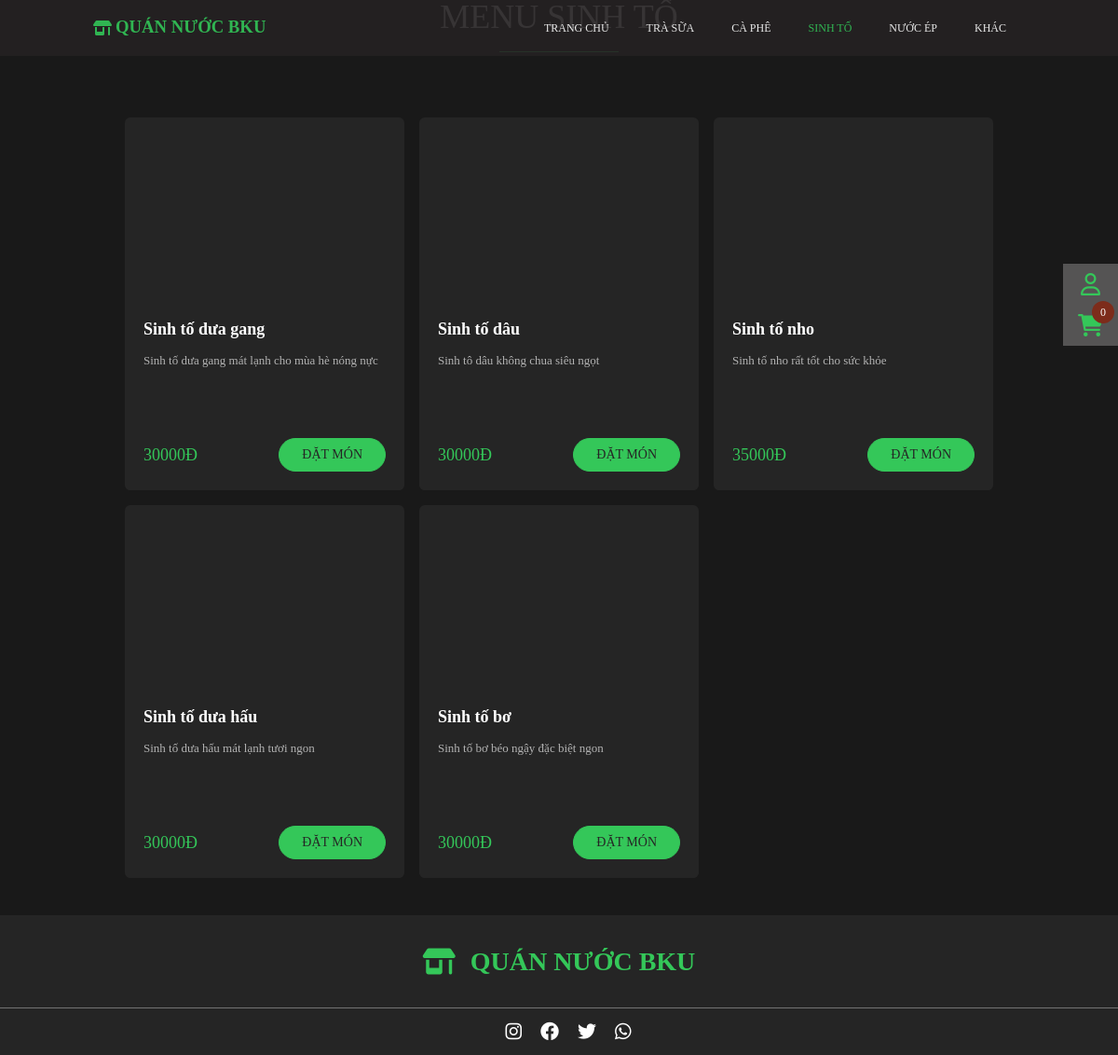
The app's page /source/st.php with its own data.
### tables this page shows
CREATE TABLE `product` (
  `id` int(11) NOT NULL,
  `img` varchar(200) NOT NULL,
  `description` varchar(200) NOT NULL,
  `ten` varchar(200) NOT NULL,
  `gia` int(11) NOT NULL DEFAULT 0,
  `type` text NOT NULL,
  `popular` tinyint(1) NOT NULL
);

### source/header.php (called while the page is built, shortened)
<?php
    include 'link.php';
    if(isset($_SESSION['username'])) {
        $username = $_SESSION['username'];
        $login = 'block';
        $not_login = 'none';
        $sql = "SELECT * FROM user WHERE tentk = '$username'";
        $result = mysqli_query($link, $sql);
        if(mysqli_num_rows($result) > 0) {
            $row = mysqli_fetch_assoc($result);
            $point = $row['diem'];
            $user_id = $row['id'];
            $fname = $row['fname'];
            $lname = $row['lname'];
        }
        $isLogin = true;
    }
    else {
        $isLogin = false;
    }
?>

### source/st.php (the view, shortened to what this page needs)
<?php
    include 'header.php';
?>
<!DOCTYPE html>
<html lang="en">
<head>
    <link rel="stylesheet" href="./asset/css/base.css?v=<?php echo time(); ?>">
    <link rel="stylesheet" href="./asset/css/menu.css?v=<?php echo time(); ?>">
    <link rel="stylesheet" href="./asset/font/fontawesome/fontawesome-free-6.2.0-web/css/all.min.css">
</head>
<body>
    <nav class="navbar">
        <a href="index.php" class="navbar_left">
            <i class="fa-solid fa-shop"></i>
            <h3 class="navbar_left">QUÁN NƯỚC BKU</h3>
        </a>
        <div class="navbar_right">
            <ul class="navbar_right-list">
                <li class="navbar_right-item">
                    <a href="index.php" class="navbar_item-content">TRANG CHỦ</a>
                </li>
                <li class="navbar_right-item">
                    <a class="navbar_item-content" href="ts.php">TRÀ SỮA</a>
                </li>
                <li class="navbar_right-item">
                    <a class="navbar_item-content" href="cp.php">CÀ PHÊ</a>
                </li>
                <li class="navbar_right-item">
                    <a class="navbar_item-content navbar_right-item--selected" href="st.php">SINH TỐ</a>
                </li>
                <li class="navbar_right-item">
                    <a class="navbar_item-content" href="ne.php">NƯỚC ÉP</a>
                </li>
                <li class="navbar_right-item">
                    <a class="navbar_item-content" href="k.php">KHÁC</a>
                </li>
            </ul>
        </div>
    </nav>
    <article class="content">
        <div class="content_section content_popular">
            <div class="content_section-heading">
                <h3>MENU SINH TỐ</h3>
            </div>
        </div>
        <div class="content_popular-container">
            <?php
                $sql = "SELECT * FROM product WHERE `type` = 'st'";
                $result = mysqli_query($link,$sql);
                while($row = mysqli_fetch_assoc($result)) {
            ?>
                <div class="content_popular-item-container">
                    <div class="content_popular-item">
                        <div class="content_popular-item-img" style="background-image: url(<?php echo $row['img'] ?>);"></div>
                        <div class="content_popular-item-info">
                            <div class="content_popular-head">
                                <h3><?php echo $row['ten'] ?></h3>
                                <p><?php echo $row['description'] ?></p>
                            </div>
                            <div class="content_popular-item-footer">
                                <span><?php echo $row['gia'] ?>Đ</span>
                                <?php
                                    if($isLogin) {
                                        echo '<a href="addcart.php?productid='. $row['id'] . '&user='. $user_id .'">ĐẶT MÓN</a>';
                                    }
                                    else {
                                        echo '<a href="#" onclick="show_alert(event)">ĐẶT MÓN</a>';
                                    }
                                ?>
                            </div>
                        </div>
                    </div>
                </div>
            <?php
                }
            ?>
        </div>
    </article>
    <footer class="footer">
        <div class="footer_heading">
            <i class="fa-solid fa-shop"></i>
            <h4 class="footer_heading-header">QUÁN NƯỚC BKU</h4>
        </div>
        <div class="footer_icons">
            <a href=""><i class="fa-brands fa-instagram"></i></a>
            <a href=""><i class="fa-brands fa-facebook"></i></a>
            <a href=""><i class="fa-brands fa-twitter"></i></a>
            <a href=""><i class="fa-brands fa-whatsapp"></i></a>
        </div>
    </footer>
    <aside class="aside">
        <div class="user">
            <i class="fa-regular fa-user"></i>
        </div>
        <div class="cart" onclick="window.location.href='cart.php<?php if($isLogin) echo '?id=' . $user_id?>'">
            <i class="fa-solid fa-cart-shopping"></i>
            <span>
                <?php
                    if($isLogin) {
                        $username = $_SESSION['username'];
                        $sql = "SELECT * FROM user WHERE tentk = '$username'";
                        $result = mysqli_query($link, $sql);
                        $row = mysqli_fetch_assoc($result);
                        $user_id = $row['id'];
                        $sql = "SELECT * FROM `cart` where userId = $user_id";
                        $result = mysqli_query($link, $sql);
                        $count = mysqli_num_rows($result);
                        echo $count;
                    }
                    else {
                        echo 0;
                    }
                ?>
            </span>
        </div>
    </aside>
</body>
</html>

### source/asset/css/base.css (style rules this page uses)
:root { --primary-color: #34c759; }
* { padding: 0; margin: 0; box-sizing: border-box; }
html { font-size: 62.5%; line-height: 1.4rem; height: 100%; }
body { height: 100%; background-color: #191919; }
.navbar_right-item a { height: 100%; display: flex; justify-content: center; align-items: center; }

### source/asset/css/menu.css (style rules this page uses)
.navbar { height: 60px; width: 100%; background-color: #252223; opacity: 0.9; display: flex; align-items: center; justify-content: space-between; font-size: 1.6rem; padding: 0 100px; position: fixed; top: 0; left: 0; right: 0; z-index: 1; }
.navbar_left { display: flex; color: var(--primary-color); text-decoration: none; }
.navbar_left i { margin-right: 4px; }
.navbar_right { font-size: 1.2rem; height: 100%; }
.navbar_right-list { list-style: none; display: flex; height: 100%; align-items: center; }
.navbar_right-item { padding: 0 20px; height: 100%; display: flex; align-items: center; cursor: pointer; }
.navbar_item-content { text-decoration: none; color: white; }
.navbar_right-item--selected { color: var(--primary-color); text-decoration: none; }
.content { padding: 0 100px; width: 100%; padding-top: 100px; }
.content_section { width: 100%; }
.content_section-heading { color: #d9d9d9; display: flex; justify-content: center; position: relative; margin-bottom: 90px; }
.content_section-heading h3 { font-size: 3.6rem; font-weight: 500; line-height: 100%; display: block; position: relative; }
.content_section-heading h3:after { content: ""; width: 50%; height: 2px; border-bottom: 1px solid var(--primary-color); position: absolute; bottom: -20px; left: 25%; }
.content_popular-container { display: grid; grid-template-columns: repeat(auto-fit, minmax(300px, max-content)); grid-gap: 16px; padding: initial; justify-content: center; }
.content_popular-item-container { width: 300px; }
.content_popular-item { background-color: #252525; border-radius: 6px; overflow: hidden; display: block; cursor: pointer; }
.content_popular-item-img { width: 100%; height: 200px; background-size: cover; background-position: center; }
.content_popular-item-info { padding: 20px; background-color: #252525; height: 200px; display: flex; justify-content: space-between; flex-direction: column; }
.content_popular-item-info h3 { font-size: 1.8rem; color: white; }
.content_popular-item-info p { font-size: 1.3rem; font-weight: 400; color: #b3b3b3; margin-top: 20px; margin-bottom: 50px; }
.content_popular-item-footer { display: flex; align-items: center; justify-content: space-between; }
.content_popular-item-footer span { font-size: 1.8rem; color: var(--primary-color); }
.content_popular-item-footer a { text-decoration: none; font-size: 1.4rem; color: #252525; padding: 10px 24px; border: 1px solid var(--primary-color); background-color: var(--primary-color); border-radius: 20px; }
.footer { margin-top: 40px; height: 150px; background-color: #252525; }
.footer_heading { height: 100px; display: flex; justify-content: center; align-items: center; border-bottom: 1px solid #737373; font-size: 2.8rem; color: var(--primary-color); }
.footer_heading h4 { margin-left: 16px; }
.footer_icons { height: 50px; display: flex; align-items: center; justify-content: center; font-size: 2rem; }
.footer_icons a { text-decoration: none; color: white; }
.footer_icons i { margin-left: 20px; }
.aside { display: flex; flex-direction: column; justify-content: center; position: fixed; align-items: center; right: 0; top: 25%; background-color: #555454; color: var(--primary-color); font-size: 2.4rem; }
.aside div { padding: 10px 16px; cursor: pointer; }
.cart span { height: 24px; width: 24px; font-size: 1.2rem; color: white; padding: 4px; border-radius: 50%; background-color: #7d2c1b; position: absolute; top: 46%; right: 4px; line-height: 100%; display: flex; align-items: center; justify-content: center; }
@media only screen and (max-width : 1200px) { .content { padding: 0 50px; } }

### records on screen
product: ten "Sinh tố dưa gang", description "Sinh tố dưa gang mát lạnh cho mùa hè nóng nực", gia "30000"
product: ten "Sinh tố dâu", description "Sinh tô dâu không chua siêu ngọt", gia "30000"
product: ten "Sinh tố nho", description "Sinh tố nho rất tốt cho sức khỏe", gia "35000"
product: ten "Sinh tố dưa hấu", description "Sinh tố dưa hấu mát lạnh tươi ngon", gia "30000"
product: ten "Sinh tố bơ", description "Sinh tố bơ béo ngậy đặc biệt ngon", gia "30000"
